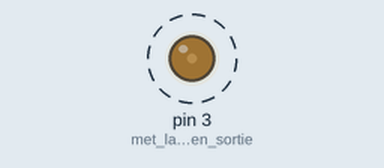
The sketch below on a simulated Arduino Uno, built with avr-gcc and run on an emulated ATmega328P. On the bench: output pins drawn as LEDs (lit = HIGH). Dashed ring = blinking.

Above: at 0.05 s.
Timing chart, 0 to 3.0 s (numbered marks = the images above):
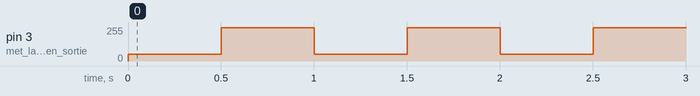

The sketch:

_3_allumeLedPWM.ino
```cpp
void setup() {
  // put your setup code here, to run once:

  pinMode(3, OUTPUT);       //met la broche en sortie

}

void loop() {
  // put your main code here, to run repeatedly:
  analogWrite(3,50);        // période PWM = 50
  delay(500);               // pause de 500 ms
  analogWrite(3,250);       // période PWM = 250
  delay(500);               // pause de 500 ms
}
```

Measured:
- by itself, pin 3 (met_la_broche_en_sortie): alternates 250/255 for 0.50 s and 50/255 for 0.50 s
